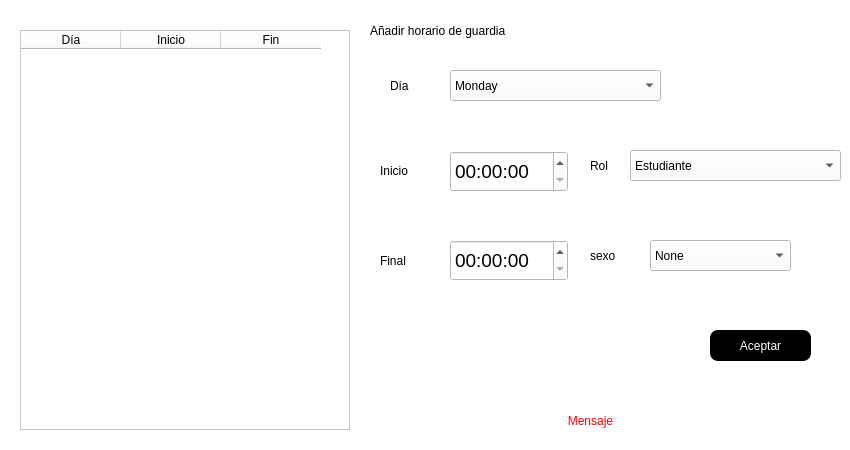
<?xml version="1.0" encoding="UTF-8"?>
<ui version="4.0">
 <class>InsertSchedule</class>
 <widget class="QDialog" name="InsertSchedule">
  <property name="windowModality">
   <enum>Qt::ApplicationModal</enum>
  </property>
  <property name="geometry">
   <rect>
    <x>0</x>
    <y>0</y>
    <width>850</width>
    <height>450</height>
   </rect>
  </property>
  <property name="minimumSize">
   <size>
    <width>850</width>
    <height>450</height>
   </size>
  </property>
  <property name="maximumSize">
   <size>
    <width>850</width>
    <height>450</height>
   </size>
  </property>
  <property name="windowTitle">
   <string>Añadir</string>
  </property>
  <property name="styleSheet">
   <string notr="true">background-color: rgb(255, 255, 255);</string>
  </property>
  <widget class="QTableWidget" name="tblHorario">
   <property name="geometry">
    <rect>
     <x>20</x>
     <y>30</y>
     <width>330</width>
     <height>400</height>
    </rect>
   </property>
   <property name="minimumSize">
    <size>
     <width>330</width>
     <height>400</height>
    </size>
   </property>
   <property name="maximumSize">
    <size>
     <width>330</width>
     <height>400</height>
    </size>
   </property>
   <property name="font">
    <font>
     <family>Segoe UI Black</family>
     <pointsize>9</pointsize>
     <bold>true</bold>
    </font>
   </property>
   <property name="styleSheet">
    <string notr="true">background-color: rgb(255, 255, 255);</string>
   </property>
   <column>
    <property name="text">
     <string>Día</string>
    </property>
   </column>
   <column>
    <property name="text">
     <string>Inicio</string>
    </property>
   </column>
   <column>
    <property name="text">
     <string>Fin</string>
    </property>
   </column>
  </widget>
  <widget class="QPushButton" name="btnAceptar6">
   <property name="geometry">
    <rect>
     <x>710</x>
     <y>330</y>
     <width>101</width>
     <height>31</height>
    </rect>
   </property>
   <property name="cursor">
    <cursorShape>OpenHandCursor</cursorShape>
   </property>
   <property name="styleSheet">
    <string notr="true">font: 14pt &quot;Arial&quot;;
background-color: rgb(0, 0, 0);
color: rgb(255, 255, 255);


border-radius:8px</string>
   </property>
   <property name="text">
    <string>Aceptar</string>
   </property>
  </widget>
  <widget class="QLabel" name="label_4">
   <property name="geometry">
    <rect>
     <x>390</x>
     <y>70</y>
     <width>31</width>
     <height>31</height>
    </rect>
   </property>
   <property name="styleSheet">
    <string notr="true">font: 900 14pt &quot;Segoe UI Black&quot;;</string>
   </property>
   <property name="text">
    <string>Día</string>
   </property>
  </widget>
  <widget class="QLabel" name="label_5">
   <property name="geometry">
    <rect>
     <x>380</x>
     <y>150</y>
     <width>51</width>
     <height>41</height>
    </rect>
   </property>
   <property name="styleSheet">
    <string notr="true">font: 900 14pt &quot;Segoe UI Black&quot;;</string>
   </property>
   <property name="text">
    <string>Inicio</string>
   </property>
  </widget>
  <widget class="QLabel" name="lblMensaje2">
   <property name="geometry">
    <rect>
     <x>400</x>
     <y>410</y>
     <width>381</width>
     <height>21</height>
    </rect>
   </property>
   <property name="styleSheet">
    <string notr="true">color: rgb(255, 0, 0);
font: 14pt &quot;Arial&quot;;</string>
   </property>
   <property name="text">
    <string>Mensaje</string>
   </property>
   <property name="alignment">
    <set>Qt::AlignCenter</set>
   </property>
  </widget>
  <widget class="QLabel" name="label_3">
   <property name="geometry">
    <rect>
     <x>370</x>
     <y>10</y>
     <width>261</width>
     <height>41</height>
    </rect>
   </property>
   <property name="styleSheet">
    <string notr="true">font: 900 14pt &quot;Segoe UI Black&quot;;</string>
   </property>
   <property name="text">
    <string>Añadir horario de guardia</string>
   </property>
  </widget>
  <widget class="QLabel" name="label_6">
   <property name="geometry">
    <rect>
     <x>380</x>
     <y>240</y>
     <width>51</width>
     <height>41</height>
    </rect>
   </property>
   <property name="styleSheet">
    <string notr="true">font: 900 14pt &quot;Segoe UI Black&quot;;</string>
   </property>
   <property name="text">
    <string>Final</string>
   </property>
  </widget>
  <widget class="QComboBox" name="comboBox">
   <property name="geometry">
    <rect>
     <x>450</x>
     <y>70</y>
     <width>211</width>
     <height>31</height>
    </rect>
   </property>
   <property name="styleSheet">
    <string notr="true">font: 14pt &quot;Arial&quot;;
</string>
   </property>
   <item>
    <property name="text">
     <string>Monday</string>
    </property>
   </item>
   <item>
    <property name="text">
     <string>Tuesday</string>
    </property>
   </item>
   <item>
    <property name="text">
     <string>Wednesday</string>
    </property>
   </item>
   <item>
    <property name="text">
     <string>Thursday</string>
    </property>
   </item>
   <item>
    <property name="text">
     <string>Friday</string>
    </property>
   </item>
   <item>
    <property name="text">
     <string>Saturday</string>
    </property>
   </item>
   <item>
    <property name="text">
     <string>Sunday</string>
    </property>
   </item>
  </widget>
  <widget class="QTimeEdit" name="timeEdit2">
   <property name="geometry">
    <rect>
     <x>450</x>
     <y>240</y>
     <width>118</width>
     <height>41</height>
    </rect>
   </property>
   <property name="font">
    <font>
     <family>Arial</family>
     <pointsize>14</pointsize>
    </font>
   </property>
  </widget>
  <widget class="QTimeEdit" name="timeEdit1">
   <property name="geometry">
    <rect>
     <x>450</x>
     <y>151</y>
     <width>118</width>
     <height>41</height>
    </rect>
   </property>
   <property name="font">
    <font>
     <family>Arial</family>
     <pointsize>14</pointsize>
    </font>
   </property>
  </widget>
  <widget class="QLabel" name="label_7">
   <property name="geometry">
    <rect>
     <x>590</x>
     <y>150</y>
     <width>41</width>
     <height>31</height>
    </rect>
   </property>
   <property name="styleSheet">
    <string notr="true">font: 900 14pt &quot;Segoe UI Black&quot;;</string>
   </property>
   <property name="text">
    <string>Rol</string>
   </property>
  </widget>
  <widget class="QComboBox" name="comboBox_2">
   <property name="geometry">
    <rect>
     <x>630</x>
     <y>150</y>
     <width>211</width>
     <height>31</height>
    </rect>
   </property>
   <property name="styleSheet">
    <string notr="true">font: 14pt &quot;Arial&quot;;
</string>
   </property>
   <item>
    <property name="text">
     <string>Estudiante</string>
    </property>
   </item>
   <item>
    <property name="text">
     <string>Trabajador</string>
    </property>
   </item>
  </widget>
  <widget class="QLabel" name="label_8">
   <property name="geometry">
    <rect>
     <x>590</x>
     <y>240</y>
     <width>51</width>
     <height>31</height>
    </rect>
   </property>
   <property name="styleSheet">
    <string notr="true">font: 900 14pt &quot;Segoe UI Black&quot;;</string>
   </property>
   <property name="text">
    <string>sexo</string>
   </property>
  </widget>
  <widget class="QComboBox" name="comboBox_3">
   <property name="geometry">
    <rect>
     <x>650</x>
     <y>240</y>
     <width>141</width>
     <height>31</height>
    </rect>
   </property>
   <property name="styleSheet">
    <string notr="true">font: 14pt &quot;Arial&quot;;
</string>
   </property>
   <item>
    <property name="text">
     <string>None</string>
    </property>
   </item>
   <item>
    <property name="text">
     <string>M</string>
    </property>
   </item>
   <item>
    <property name="text">
     <string>F</string>
    </property>
   </item>
  </widget>
 </widget>
 <resources/>
 <connections/>
</ui>
